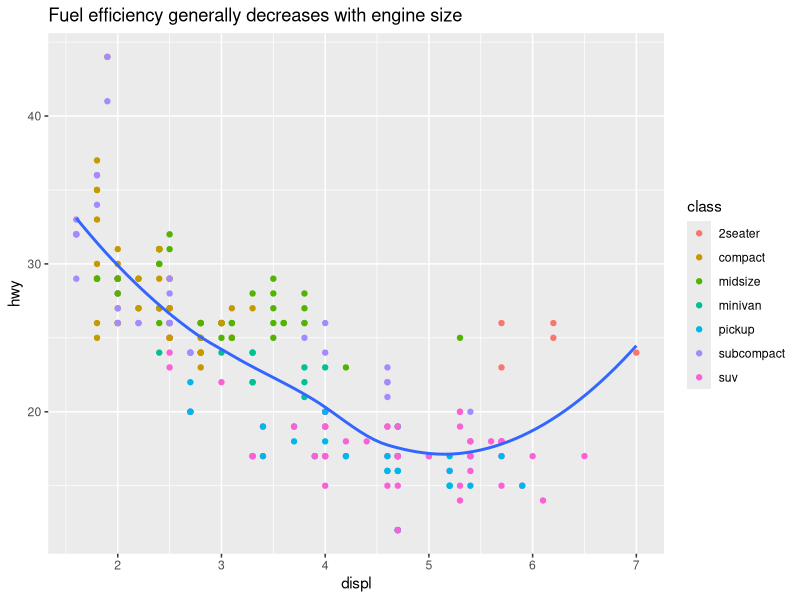
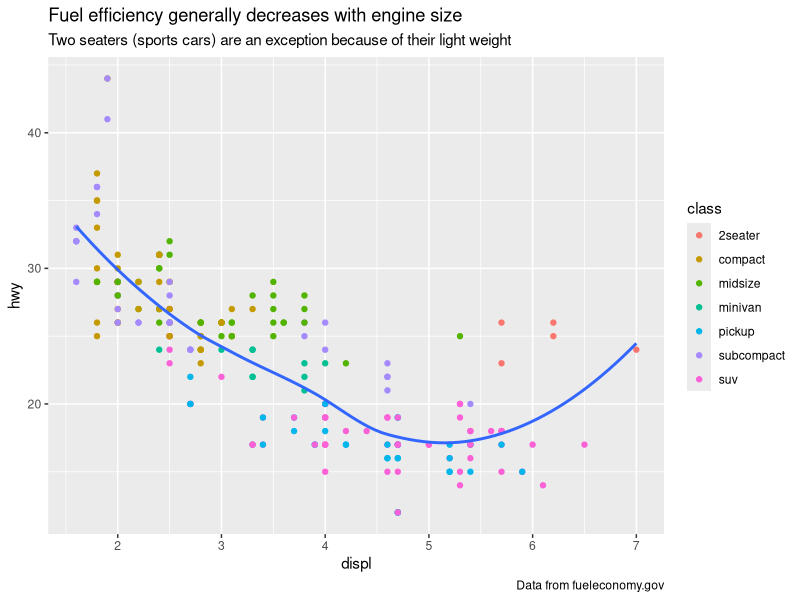
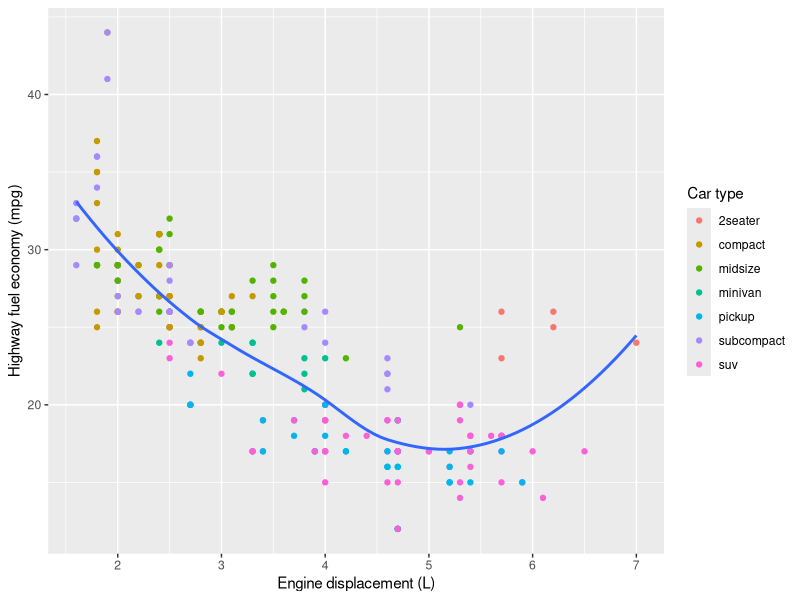
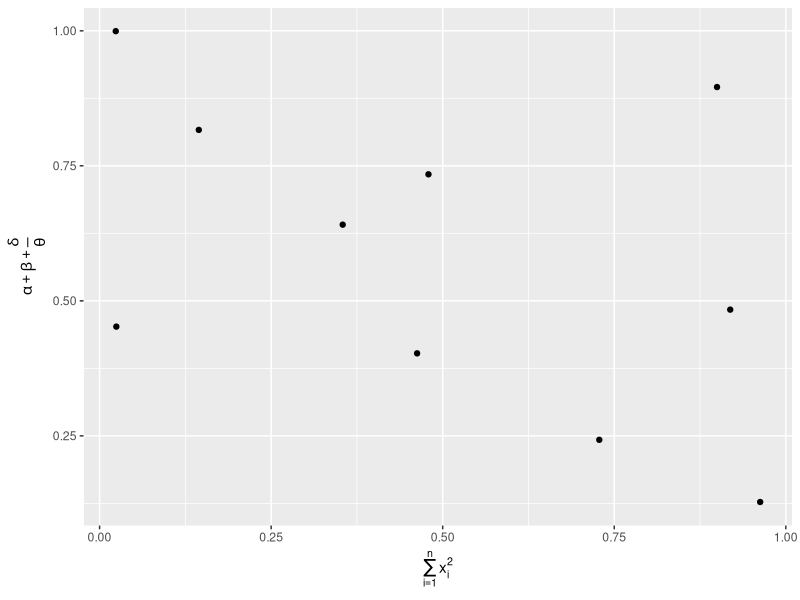

Here is the R script that generated these plots, in order:
library(tidyverse)

#442
ggplot(mpg, aes(displ, hwy)) +
  geom_point(aes(color = class)) +
  geom_smooth(se = FALSE) +
  labs(
    title = paste(
      "Fuel efficiency generally decreases with",
      "engine size"
    )
  )


#443 subtitle caption
ggplot(mpg, aes(displ, hwy)) +
  geom_point(aes(color = class)) +
  geom_smooth(se = FALSE) +
  labs(
    title = paste(
      "Fuel efficiency generally decreases with",
      "engine size"
    ),
    subtitle = paste(
      "Two seaters (sports cars) are an exception",
      "because of their light weight"
    ),
    caption = "Data from fueleconomy.gov"
  )

#444 replace axes
ggplot(mpg, aes(displ, hwy)) +
  geom_point(aes(color = class)) +
  geom_smooth(se = FALSE) +
  labs(
    x = "Engine displacement (L)",
    y = "Highway fuel economy (mpg)",
    colour = "Car type"
  )

#symbols
df <- tibble(
  x = runif(10),
  y = runif(10)
)

ggplot(df, aes(x, y)) +
  geom_point() +
  labs(
    x = quote(sum(x[i] ^ 2, i == 1, n)),
    y = quote(alpha + beta + frac(delta, theta))
  )
